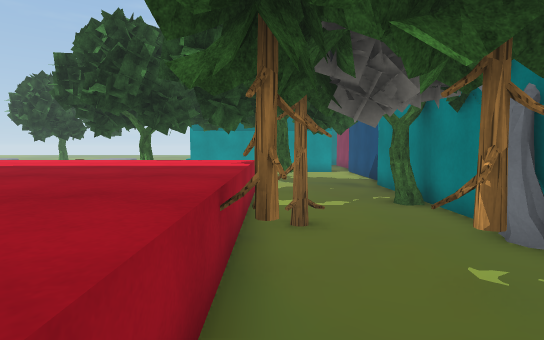
view 1 (above)

21 first-person views from a walk through a scene from a Unity 3-D project. The camera is 1.4 m above the floor, tilts 4° down and sees 80° across. The floor is counted in squares, 1 m on a side. Each view is taken from the middle of a square. On the plan, view 1 faces up. The plan holds only what a view shows up to about 15 squares ahead; the rest is blank. The place goes on beyond the plan. Some surface patterns are stand-ins.

view 2
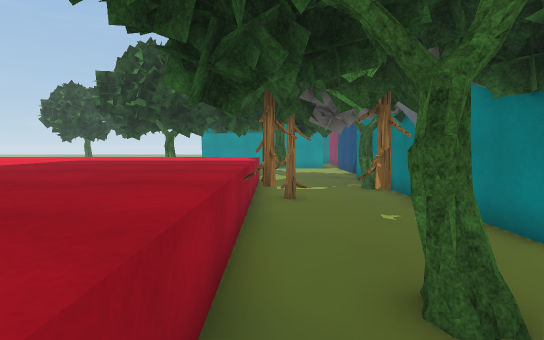

view 3
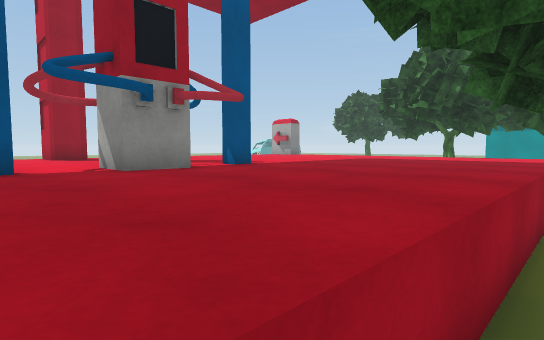

view 4
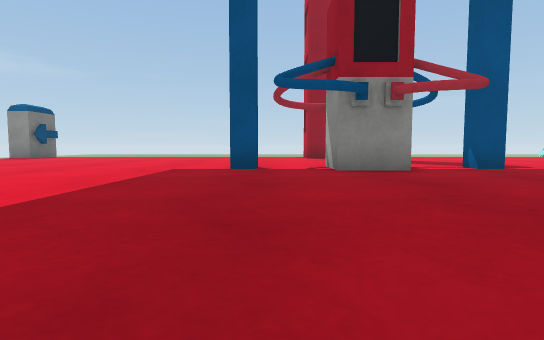

view 5
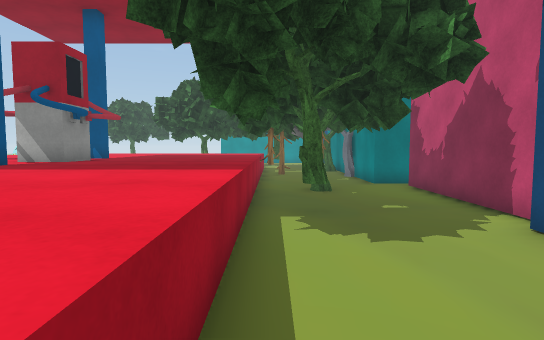

view 6
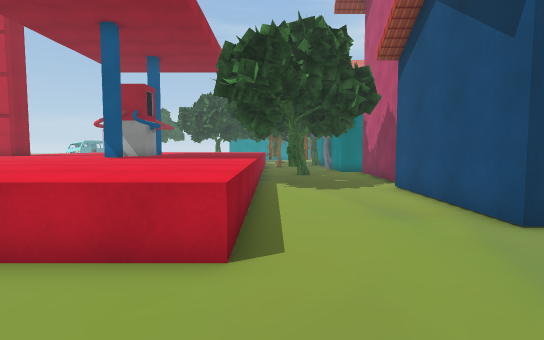

view 7
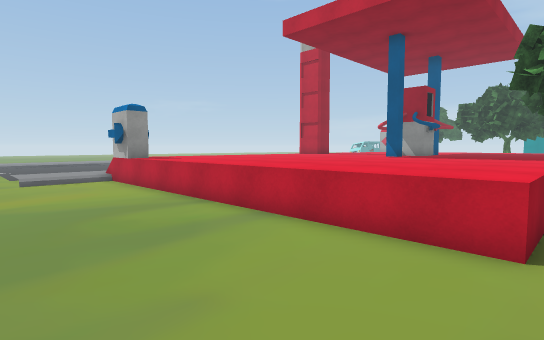

view 8
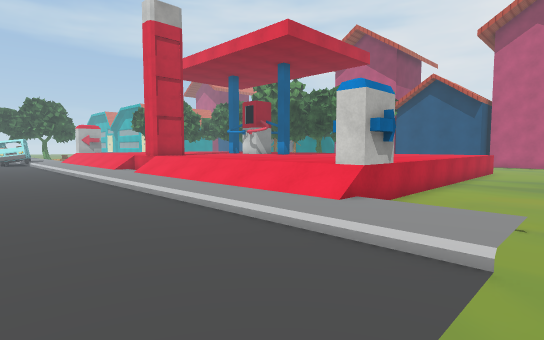

view 9
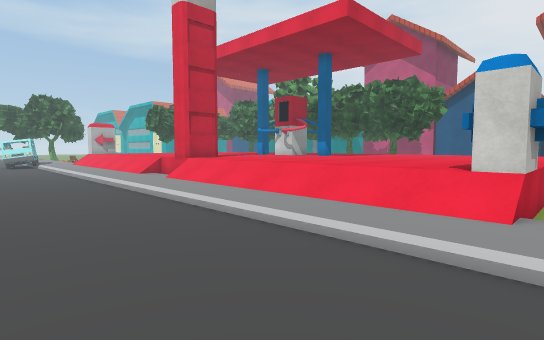

view 10
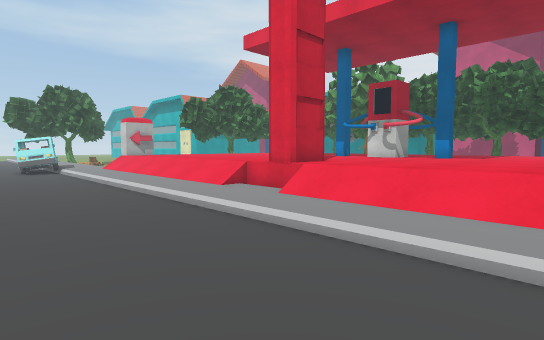

view 11
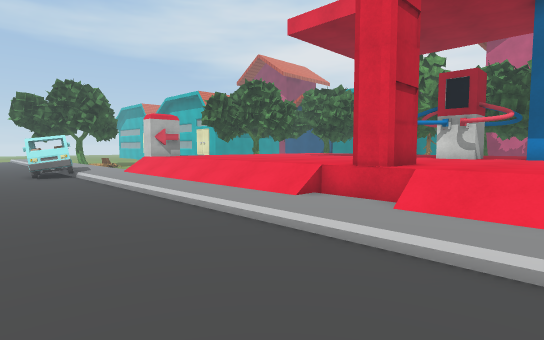

view 12
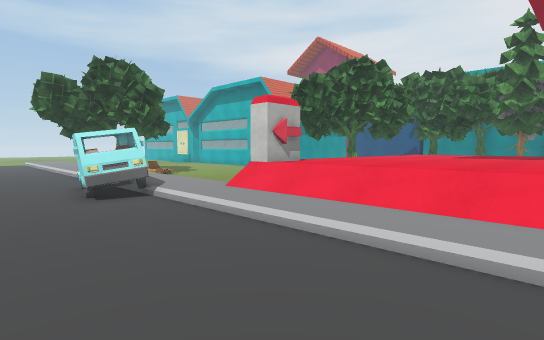

view 13
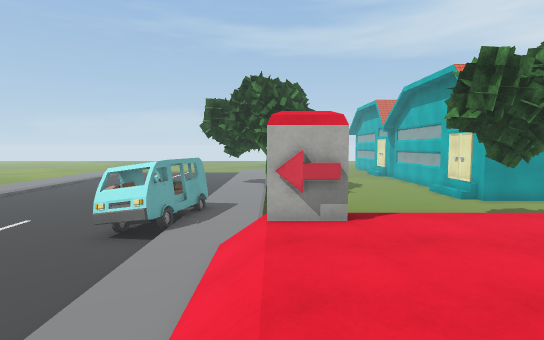

view 14
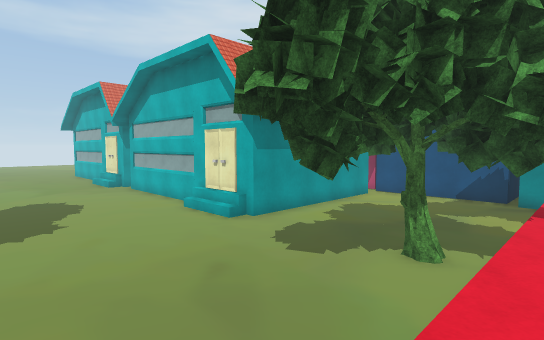

view 15
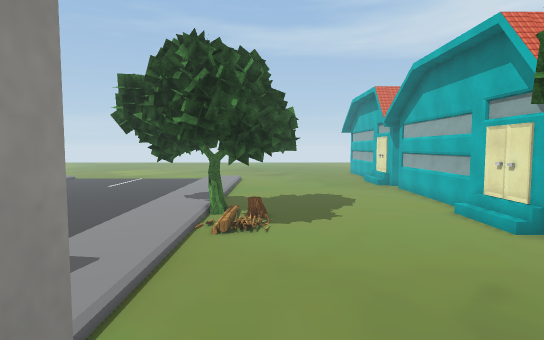

view 16
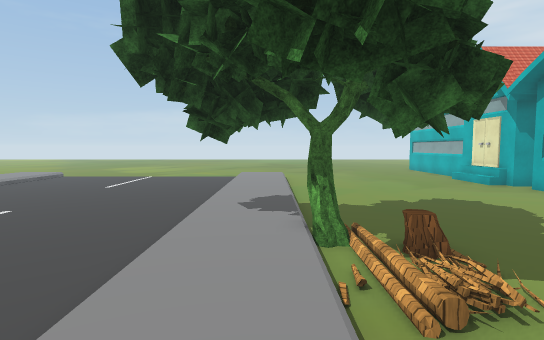

view 17
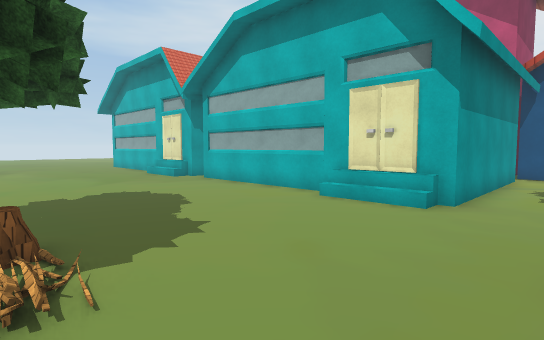

view 18
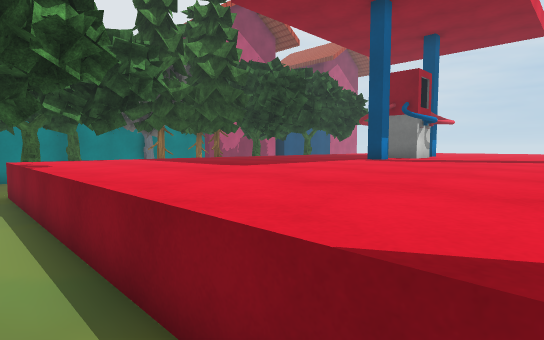

view 19
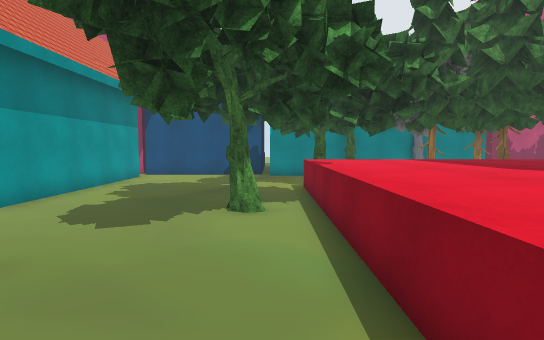

view 20
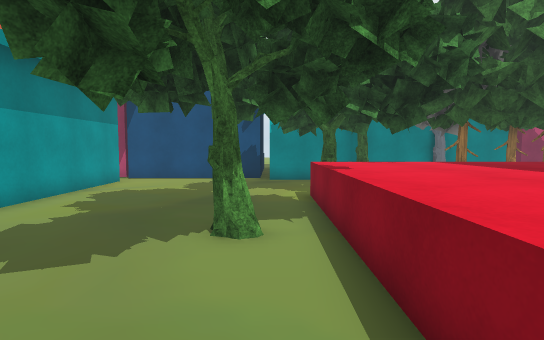

view 21
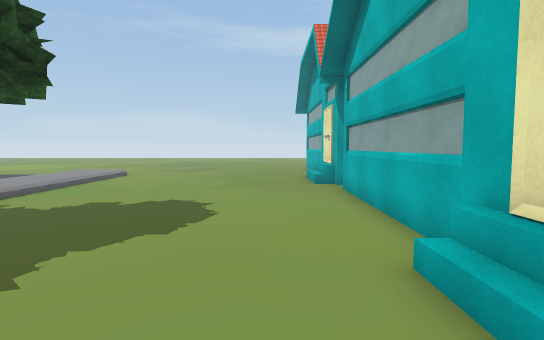

### Floor plan
Key: @ floor where view 1 was taken; # wall or solid block; . main floor; : floor 0.25 m higher than the main floor; + floor 1 m higher than the main floor; / step, stairs or slope; = window, fence, low wall or low ledge; v drop or lower ground; T tree; S stump; O other object.
Columns run from 21 left of view 1 to 5 right of it. Each row starts with its distance up from view 1.
 33      ::.........O#
 32      ::.........##
 31 ..../::.........#
 30 ..../::.........##
 29 ..../::..........#
 28 ..../::..........#
 27 ..../::..........#
 26 ..../::..........#
 25 ..../::..........#
 24 ..../::..........#
 23 ..../T:..........#
 22  .../::T........##
 21  .../::.SS......##
 20   ../:://.......##
 19   ../::.........O#
 18  .../::..........#########
 17 ..../::..................#
 16 ...OO::..................#
 15 ...OOO:..................#
 14 ...OO::..................#
 13 ..OOO::    .....T........#
 12 ...OO::  . .....T........#
 11  ...///##======v###=#....#
 10  ...///##+++++++T++T#TT..#
  9 ....///++++++++++++T#....#
  8 ....///++++++++++++TT...T#
  7 ....///++++++++++++++....#
  6 ....///++++++++++++++TT..#
  5  ...///++++++++++++++....O
  4  ...///+++++++++++++TT...#
  3 ....///+++++++++++++TT.T.#
  2  ...///++++++++++++++....##
  1 ....///+++++++##++++T......
  0 ....///=++++++##++++T@TT..#
 -1 ..../::#=v++++##++++T.....#
 -2 ..../::==++++###++++#.....#
 -3 ....///++++++###+++++.....#
 -4 ....///+++++++++++++T.T...#
 -5 ....///+++++++++++++T.....#
 -6  ...///+++++++++++++#....##
 -7  ...///++++++++++++++....#
 -8 ....///++++++++++++++....#
 -9 ....///++++++++++++++....#
-10 ....///++++++++++++++....#
-11 ....///++++++++++++++....##
-12 ....///##++++++++++++.....
-13 ....///##=++++++++++v.....
-14 ..../::..................
-15  .../::.................
-16   ../::..............
-17 .  ................. .
-18                ....  .

Positions as (right, up) in squares from view 1, and headings:
1: (0, 0), facing up
2: (0, -3), facing up
3: (0, -4), facing up-left
4: (0, -3), facing left
5: (0, -11), facing up
6: (0, -17), facing up
7: (0, -18), facing up-left
8: (-21, -17), facing up-right
9: (-21, -14), facing up-right
10: (-21, -8), facing up-right
11: (-21, -5), facing up-right
12: (-21, 3), facing up-right
13: (-14, 4), facing up
14: (-12, 10), facing up-right
15: (-12, 10), facing up
16: (-15, 16), facing up
17: (-13, 16), facing up-right
18: (-12, 12), facing down-right
19: (-12, 12), facing right
20: (-10, 12), facing right
21: (-7, 18), facing up
